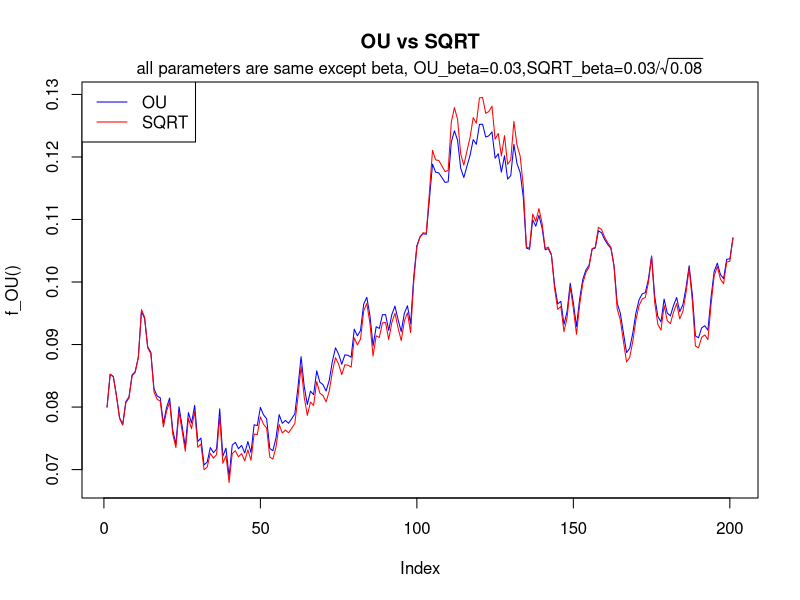
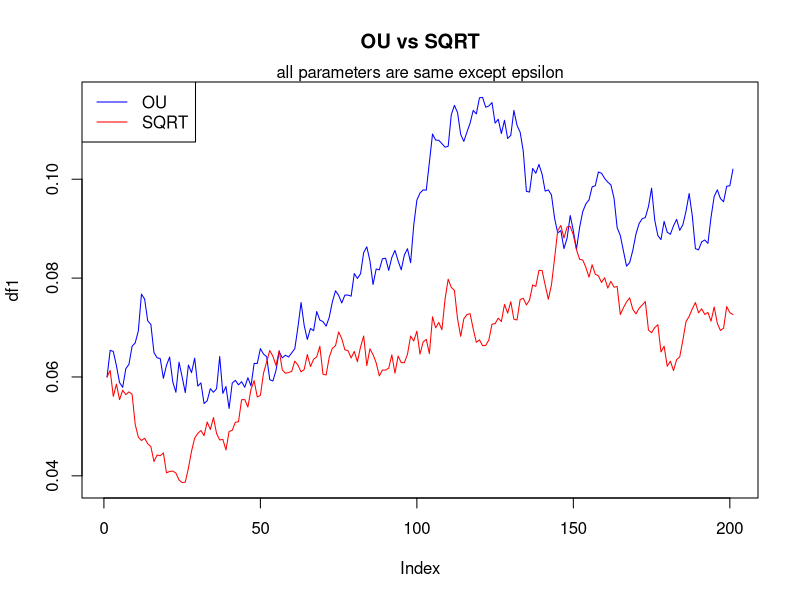

Generate these figures, in order, with R:
pdf("C:\\Users\\think\\Desktop\\FixedIncomeModelling.git\\trunk\\P56.pdf")
n <- 200;l <- 2
u_x0 <- 0.08
u_kappa <- log(2)
u_OU_beta <- 0.03
u_SQ_beta <- 0.03/sqrt(0.08)
u_theta <- 0.08
set.seed(209)
u_epsilon1 <- rnorm(n)
u_epsilon2 <- rnorm(n)
f_OU <- function(f_x0=u_x0,f_kappa=u_kappa,f_theta=u_theta,f_beta=u_OU_beta,f_epsilon=u_epsilon1,f_n=n,f_l=l){
  tmp <- c()
  tmp[1]=f_x0
  for (i in 1:f_n) {
    tmp[i+1] <- tmp[i]+f_kappa*(f_l/n)*(f_theta-tmp[i])+f_beta*f_epsilon[i]*sqrt(f_l/n)
  }
  tmp
}
f_SQ <- function(f_x0=u_x0,f_kappa=u_kappa,f_theta=u_theta,f_beta=u_SQ_beta,f_epsilon=u_epsilon1,f_n=n,f_l=l){
  tmp <- c()
  tmp[1] <- f_x0
  for (i in 1:f_n){
    tmp[i+1] <- tmp[i]+f_kappa*(f_l/n)*(f_theta-tmp[i])+f_beta*f_epsilon[i]*sqrt(f_l/n)*sqrt(tmp[i])
  }
  tmp
}
plot(f_OU(),type="l",col="blue",ylim=c(min(f_OU(),f_SQ()),max(f_OU(),f_SQ())))
lines(f_SQ(),type="l",col="red")
legend("topleft",legend=c("OU","SQRT"),col=c("blue","red"),lty=1)
title("OU vs SQRT");mtext(expression(paste("all parameters are same except beta, OU_beta=0.03,SQRT_beta=0.03/",sqrt(0.08),sep="")),3)
dev.off()

pdf("C:\\Users\\think\\Desktop\\FixedIncomeModelling.git\\trunk\\P56_2.pdf")
df1 <- f_OU(f_x0=0.06,f_epsilon = u_epsilon1)
df2 <- f_SQ(f_x0=0.06,f_epsilon = u_epsilon2)
plot(df1,type="l",col="blue",ylim=c(min(df1,df2),max(df1,df2)))
lines(df2,type="l",col="red")
legend("topleft",legend=c("OU","SQRT"),col=c("blue","red"),lty=1)
title("OU vs SQRT");mtext("all parameters are same except epsilon",3)
dev.off()